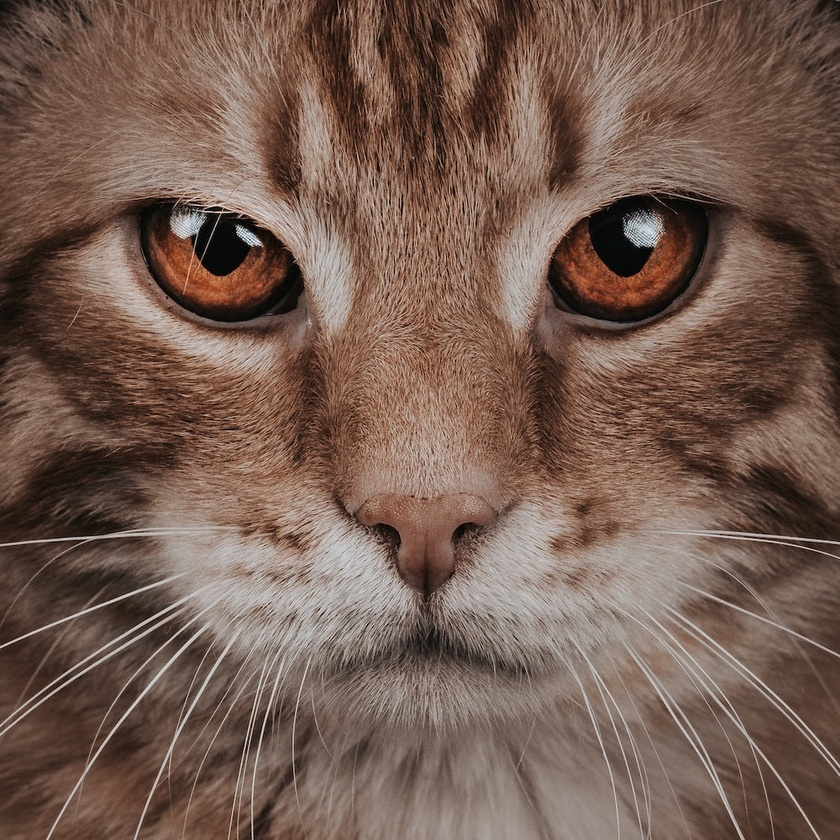
#> input picture Cat.jpg, 840 x 840 px, shrunk from 1000 x 1000 before the run
$ python task2_lgmvip.py
#> lines starting #> are read from the running program, lines starting #| are printed output that depends on the picture
# -*- coding: utf-8 -*-
"""Task2_LGMVIP..ipynb

Automatically generated by Colaboratory.

Original file is located at
    https://colab.research.google.com/drive/1SiX2thd9mhXRXssxUl4udE3EeBpMZT8o

***LGMVIP***

**DATA SCIENCE INTERNSHIP**

**TASK 2 | IMAGE TO PENCIL SKETCH**

Importing Library
"""

import numpy as np
import pandas as pd
import cv2 as cv
from google.colab.patches import cv2_imshow
from skimage import io
from PIL import Image
import matplotlib.pylab as plt

"""Reading Data onto Notebook"""

image1=io.imread("Cat.jpg")
#> image1 is the input picture: shape (840, 840, 3); mean R, G, B 117.1, 92.4, 80.5
cv2_imshow(image1)

"""Converting Image into GrayScale Image"""

greyscale1= cv.cvtColor(image1, cv.COLOR_BGR2GRAY)
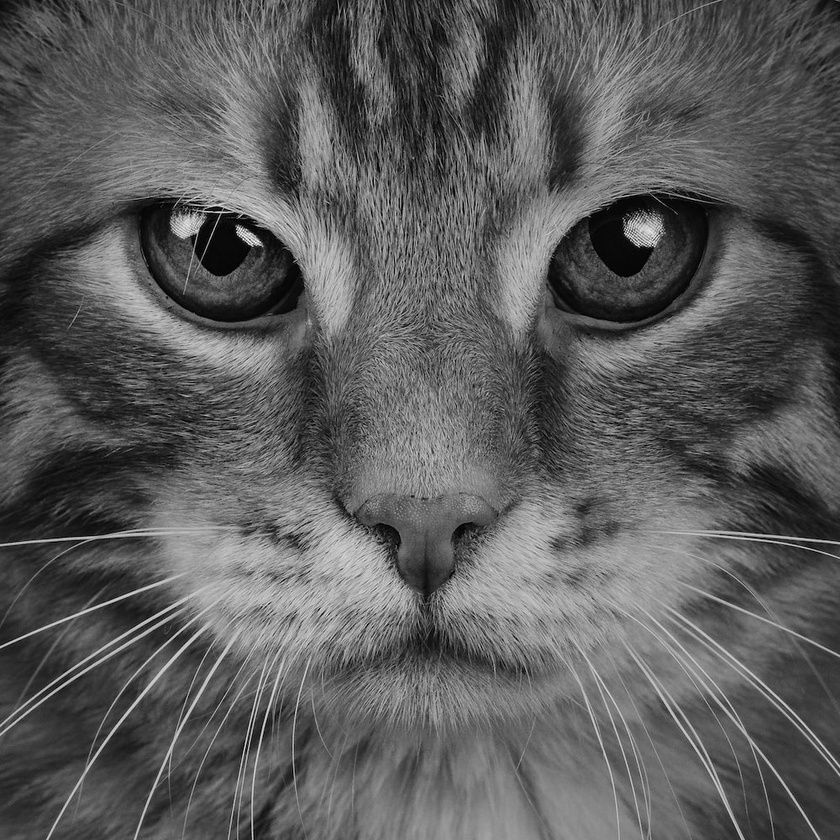
#> greyscale1: shape (840, 840); min 0, max 255, mean 91.7
cv2_imshow(greyscale1)

"""Inverting Image"""

inverted1 = 255 - greyscale1
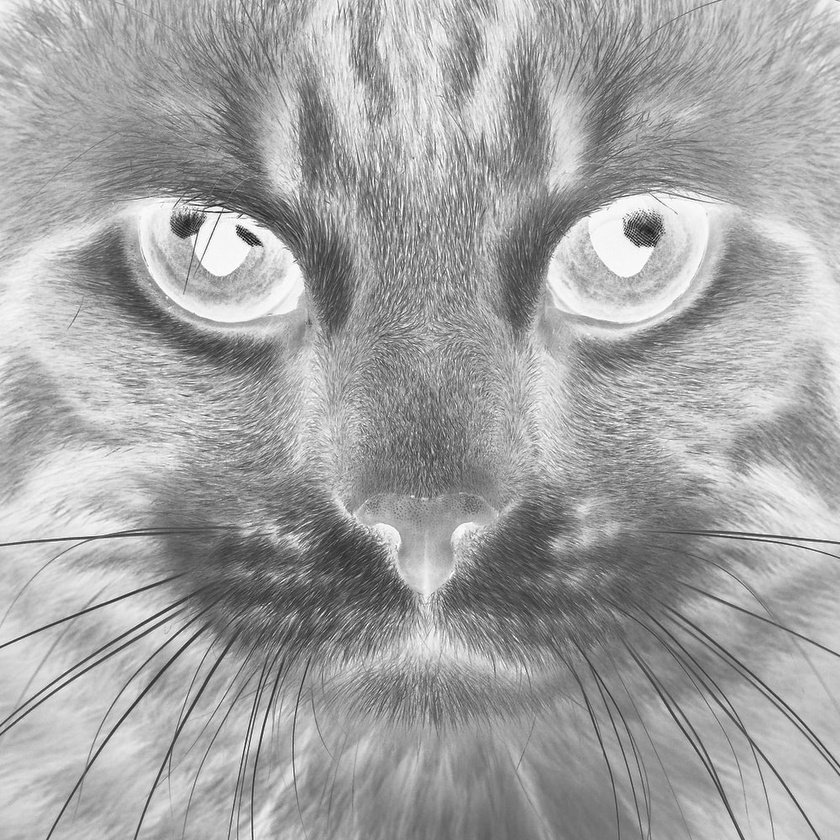
#> inverted1: shape (840, 840); min 0, max 255, mean 163.3
cv2_imshow(inverted1)

"""Blurring the Image"""

blurred1 = cv.GaussianBlur(inverted1, (21, 21), 0)
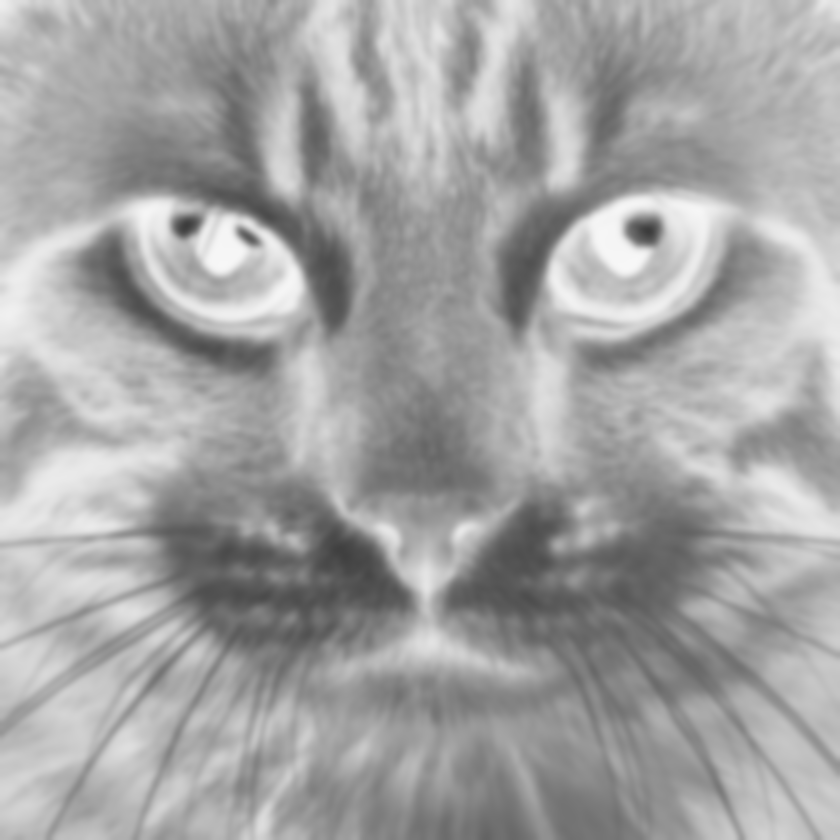
#> blurred1: shape (840, 840); min 59, max 247, mean 163.3

"""Inverting the Blurred Image"""

inverted_blurred1 = 255 - blurred1
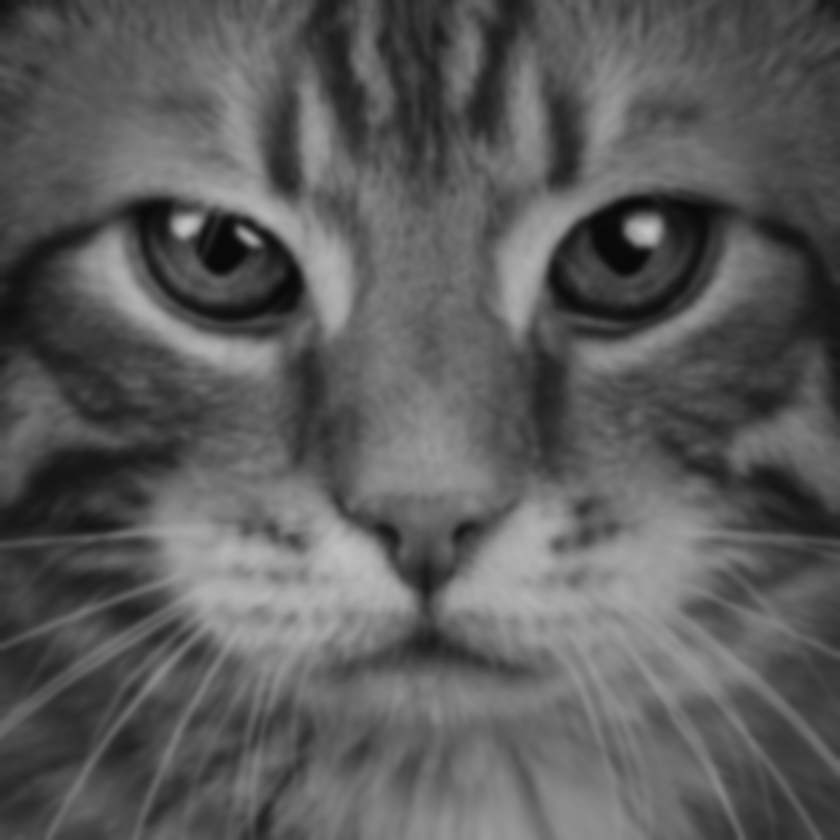
#> inverted_blurred1: shape (840, 840); min 8, max 196, mean 91.7
Sketch1 = cv.divide(greyscale1, inverted_blurred1, scale=256.0)
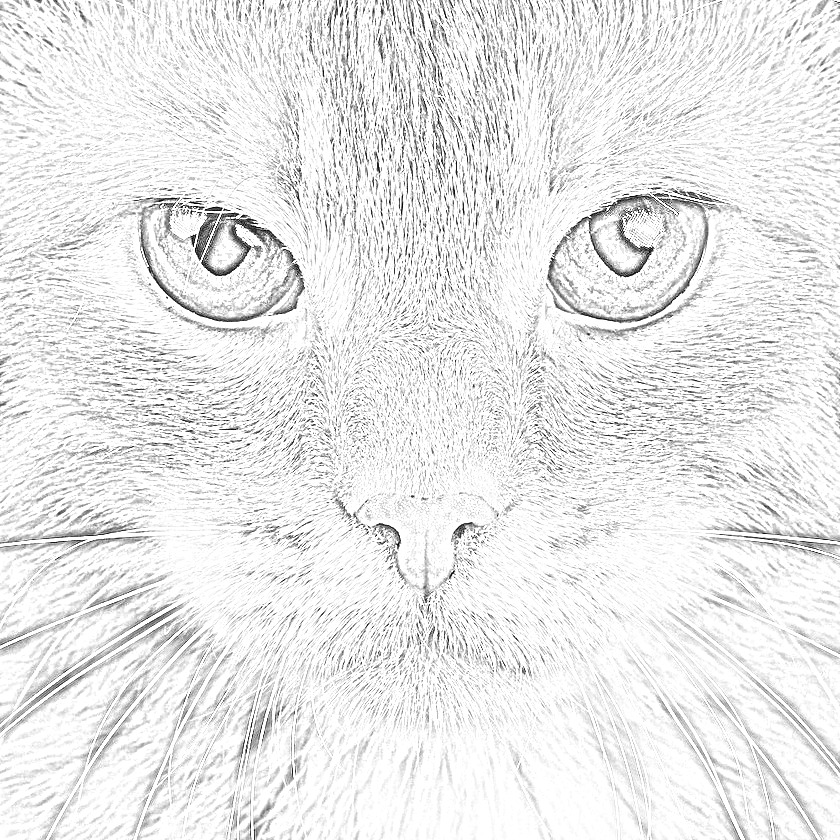
#> Sketch1: shape (840, 840); min 0, max 255, mean 233.8
cv2_imshow(Sketch1)

"""Original vs Sketch"""

cv2_imshow(image1)
cv2_imshow(Sketch1)
